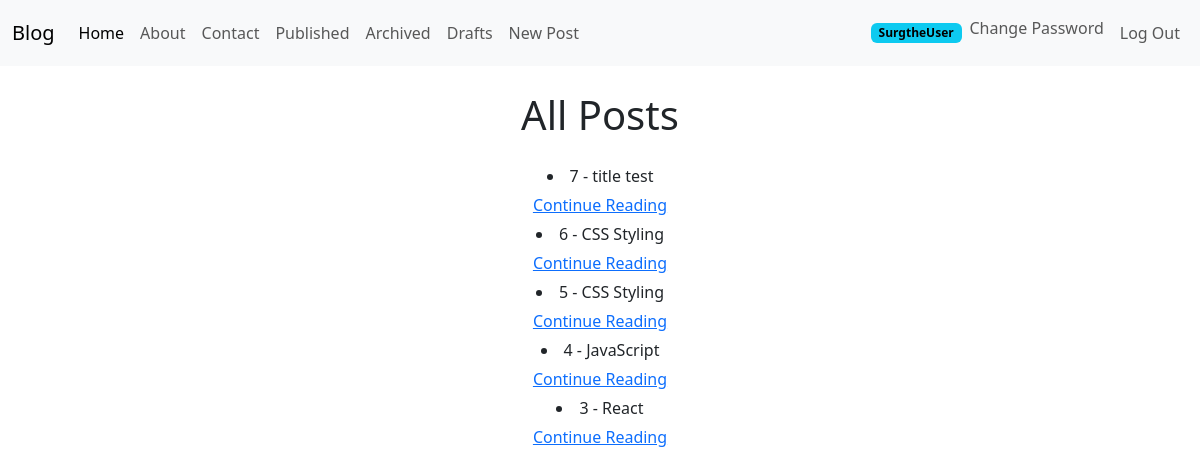
Screenshot of /posts/ (signed in) with the database file from the repository.
### posts/models.py (models this page shows)
class Post(models.Model):  # OOP  Object Oriented Programming: Where everything is stored in an object named Post. This object makes a reference to some memory address.
    title = models.CharField(max_length=128)  # similar to strings (There is no limit to max_length value.) This the leftmost column of a table in an SQL (relational) database.
    subtitle = models.CharField(max_length=256)  # similar to strings-- each attribute has its own data type specified.
    body = models.TextField() # similar to strings
    created_on = models.DateTimeField(auto_now_add=True) # date / datetime
    author = models.ForeignKey(get_user_model(), on_delete=models.CASCADE) # user data type--it means that it's making reference to another model (user). Since author will be making reference to a different table, we need to use a FK. The FK method requires two parameters: the model we want to refer to, the on_delete option--one of two options==the other option is DO_NOTHING (in case the author we are referring to gets deleted for some reason, all of their files also get deleted).
    status= models.ForeignKey(Status, on_delete=models.DO_NOTHING) # This method receives two parameters: the first represents the relationship with another model/table, and the second has to do with the case that record (row data) is removed from the other table.

### posts/views.py (the view)
# urls.py: path("", PostListView.as_view(), name="post_list"),    # Here, we are accessing the function by calling the class method as_view().
class PostListView(ListView):          #This is a new class-based view we are creating here.  This is a class-based view/function. This view is implemented as a class.  We will be inheriting from an existing generic view function that already does most of what we want this view function to do, rather than writing our own from scratch.  For these views, we access an appropriate view function by calling the class method as_view() in the urls.py file.  Ths creates an instance of the class, which calls the appropriate handler methods for incoming HTTP requests.  The ListView argument helps us to render a list of objects (posts in the table). The following three things listed here come from the ListView argument. This is a GET request that returns a list.  This view is publically available.
    template_name = "posts/list.html"  # template_name is the attribute used to render the html.
    published_status = Status.objects.get(name="published")
    queryset = Post.objects.filter(status=published_status).order_by("created_on").reverse()
    context_object_name = "posts"      # context_object_name variable/attribute allows us to change the variable name on how we call it inside of templates. (??? post_detail or post_list)
    def get_context_data(self, **kwargs):  #Note: These two lines of code (this and the one directly below) can be added below each of the other following four views, afther the corresponding class-based view (if you wish to modify their content).
        context = super().get_context_data(**kwargs)
        return context

### templates/posts/list.html (shortened to what this page needs)
{% extends 'base.html' %}
{% load static %}
{% block css %}
    <link rel="stylesheet" href="{% static 'css/list.css' %}">
{% endblock %}
{% block content %}
    <h1>All Posts</h1>
    <div>
        <ul>
            {% for post in posts %}
                <li>{{post.id}} - {{post.title}}</li>
                <a href="{% url 'post_detail' post.id %}">Continue Reading</a>
            {% endfor %}
        </ul>
    </div>
{% endblock %}

### templates/navbar.html (shortened to what this page needs)
<nav class="navbar navbar-expand-lg bg-body-tertiary">
  <div class="container-fluid">
    <a class="navbar-brand" href="{% url 'home' %}">Blog</a>
    <div class="collapse navbar-collapse" id="navbarSupportedContent">
      <ul class="navbar-nav me-auto mb-2 mb-lg-0">
        <li class="nav-item">
          <a class="nav-link active" aria-current="page" href="{% url 'home' %}">Home</a>
        </li>
        <li class="nav-item">
          <a class="nav-link" href="{% url 'about' %}">About</a>
        </li>
        <li class="nav-item">
          <a class="nav-link" href="{% url 'contact' %}">Contact</a>
        </li>
         <li class="nav-item">
          <a class="nav-link" href="{% url 'post_list' %}">Published</a>
        </li>
        {% if user.is_authenticated %}
        <li class="nav-item">
          <a class="nav-link" href="{% url 'post_archived' %}">Archived</a>
        </li>
        <li class="nav-item">
          <a class="nav-link" href="{% url 'post_drafts' %}">Drafts</a>
        </li>
         <li class="nav-item">
          <a class="nav-link" href="{% url 'post_new' %}">New Post</a>
        </li>
        {%  endif %}
      </ul>
      <div class="d-flex">
      <ul class="navbar-nav me-auto mb-2 mb-lg-0">
        {% if user.is_authenticated %}
         <div class="navbar -nav me-auto mb-2 mb-lg-0">
            <span class="badge text-bg-info">{{ user.username }}</span>
         </div>
         <l1>
          <a href="{% url 'password_change'%}"class="nav-link">Change Password</a>
         </l1>
         <li class="nav-item">
          <form action="{% url 'logout' %}" method="post">
            <input type="submit" value="Log Out" class="nav-link">
          </form>
         </li>
         {% endif %}
      </ul>
      </div>
    </div>
  </div>
</nav>

### static/css/list.css (style rules this page uses)
h1 { text-align: center; width: 50%; margin: 25px auto; }
li { margin-top: 5px; margin-bottom: 5px; }
ul { list-style-position: inside; text-align: center; padding-left: 0; }
body { position: relative; }

### rows the page displays
Post: id "7", title "title test"
Post: id "6", title "CSS Styling"
Post: id "5", title "CSS Styling"
Post: id "4", title "JavaScript"
Post: id "3", title "React"

### other values shown
{{ user.username }} "SurgtheUser"
